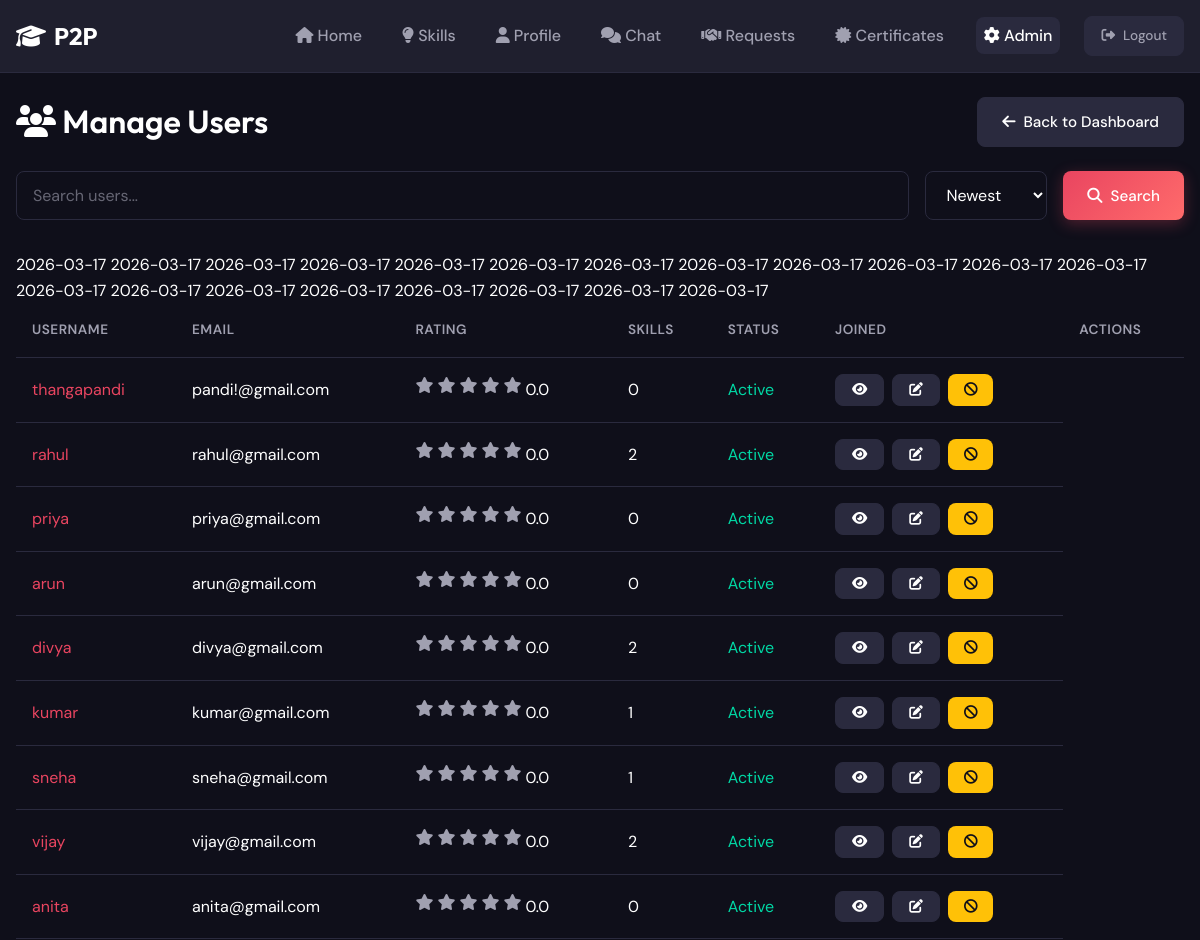
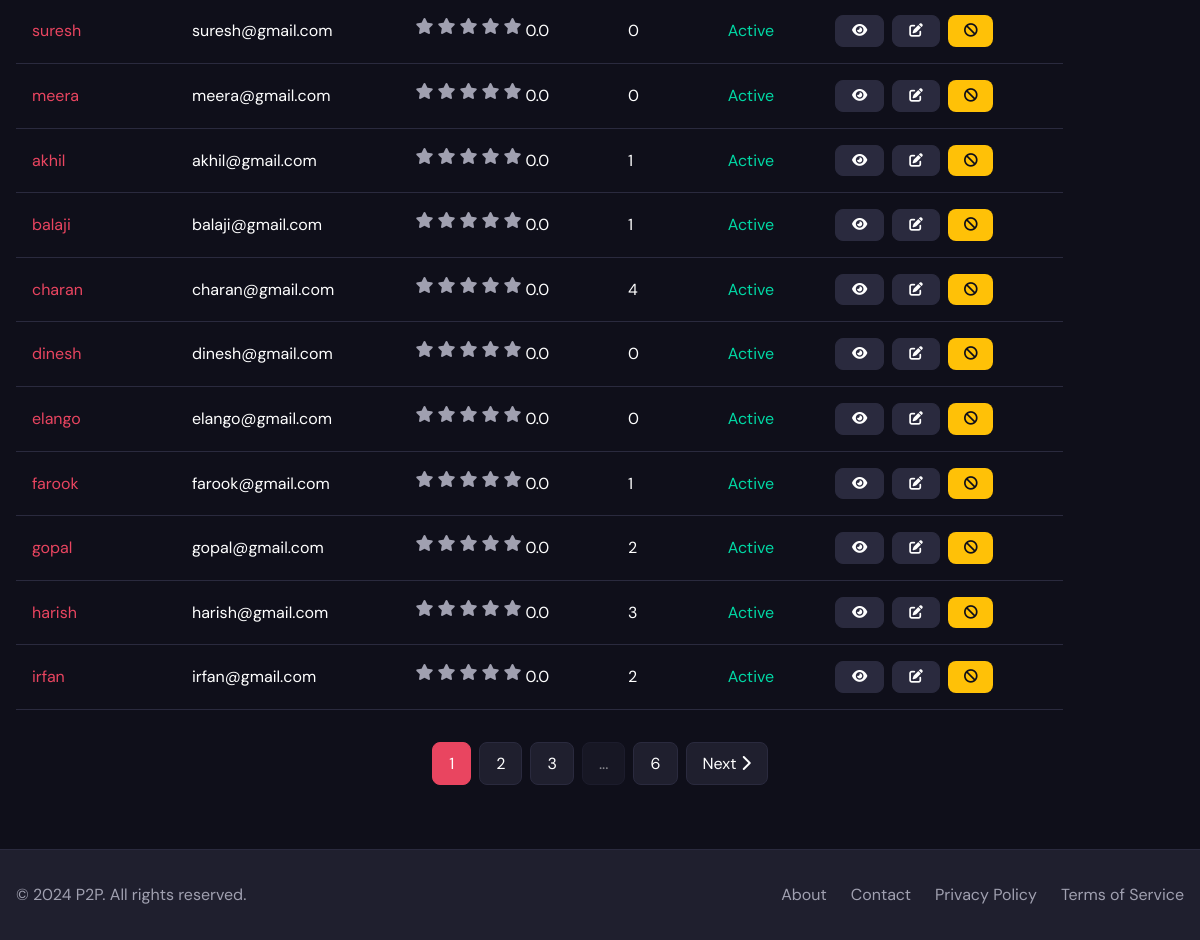
Page /admin/users (signed in) on the committed database (2 pictures, top to bottom).
### models.py (models this page shows, shortened)
class User(UserMixin, db.Model):
    __tablename__ = 'users'
    id = db.Column(db.Integer, primary_key=True)
    username = db.Column(db.String(80), unique=True, nullable=False, index=True)
    email = db.Column(db.String(120), unique=True, nullable=False, index=True)
    password_hash = db.Column(db.String(256), nullable=False)
    bio = db.Column(db.Text, default='')
    location = db.Column(db.String(120), default='')
    profile_picture = db.Column(db.String(255), default='default.png')
    signature_image = db.Column(db.String(255), nullable=True)  # Instructor signature image
    rating = db.Column(db.Float, default=0.0)
    is_admin = db.Column(db.Boolean, default=False)
    is_banned = db.Column(db.Boolean, default=False)
    created_at = db.Column(db.DateTime, default=datetime.utcnow)
    skills_offered = db.relationship('Skill', foreign_keys='Skill.user_id', backref='owner', lazy='dynamic')
    exchange_sent = db.relationship('ExchangeRequest', foreign_keys='ExchangeRequest.sender_id', backref='sender', lazy='dynamic')
    exchange_received = db.relationship('ExchangeRequest', foreign_keys='ExchangeRequest.receiver_id', backref='receiver', lazy='dynamic')
    messages_sent = db.relationship('Message', foreign_keys='Message.sender_id', backref='sender', lazy='dynamic')
    messages_received = db.relationship('Message', foreign_keys='Message.receiver_id', backref='receiver', lazy='dynamic')
    bookmarks = db.relationship('Bookmark', backref='user', lazy='dynamic', cascade='all, delete-orphan')
    reviews_given = db.relationship('Review', foreign_keys='Review.reviewer_id', backref='reviewer', lazy='dynamic')
    reviews_received = db.relationship('Review', foreign_keys='Review.reviewed_id', backref='reviewed', lazy='dynamic')
    reports_made = db.relationship('Report', foreign_keys='Report.reporter_id', backref='reporter', lazy='dynamic')
    reports_received = db.relationship('Report', foreign_keys='Report.reported_id', backref='reported', lazy='dynamic')
    @property
    def skills_count(self):
        return self.skills_offered.count()

### routes/admin.py (the view)
@admin_bp.route('/users')
@admin_required
def users():
    page = request.args.get('page', 1, type=int)
    search = request.args.get('search', '')
    sort = request.args.get('sort', 'newest')
    query = User.query
    if search:
        query = query.filter(
            (User.username.ilike(f'%{search}%')) |
            (User.email.ilike(f'%{search}%'))
        )
    if sort == 'newest':
        query = query.order_by(User.created_at.desc())
    elif sort == 'oldest':
        query = query.order_by(User.created_at.asc())
    elif sort == 'rating':
        query = query.order_by(User.rating.desc())
    elif sort == 'banned':
        query = query.filter_by(is_banned=True)
    users_list = query.paginate(page=page, per_page=20, error_out=False)
    return render_template('admin/users.html', users=users_list, search=search, sort=sort)

### routes/admin.py (called while the page is built)
def admin_required(f):
    @wraps(f)
    @login_required
    def decorated_function(*args, **kwargs):
        if not current_user.is_admin:
            flash('Admin access required.', 'danger')
            return redirect(url_for('main.index'))
        return f(*args, **kwargs)
    return decorated_function

### templates/admin/users.html (shortened to what this page needs)
{% extends "base.html" %}
{% block content %}
<div class="container mt-3">
    <div class="flex-between mb-3">
        <h1><i class="fas fa-users"></i> Manage Users</h1>
        <a href="{{ url_for('admin.dashboard') }}" class="btn btn-secondary">
            <i class="fas fa-arrow-left"></i> Back to Dashboard
        </a>
    </div>
    <div class="search-container">
        <form method="GET" action="{{ url_for('admin.users') }}" class="d-flex gap-2" style="flex-grow: 1;">
            <input type="text" name="search" class="form-control" placeholder="Search users..." value="{{ search }}">
            <select name="sort" class="form-control" style="width: 150px;">
                <option value="newest" {% if sort == 'newest' %}selected{% endif %}>Newest</option>
            </select>
            <button type="submit" class="btn btn-primary">
                <i class="fas fa-search"></i> Search
            </button>
        </form>
    </div>
    {% if users.items %}
    <div class="table-container">
        <table>
            <thead>
                <tr>
                    <th>Username</th>
                    <th>Email</th>
                    <th>Rating</th>
                    <th>Skills</th>
                    <th>Status</th>
                    <th>Joined</th>
                    <th>Actions</th>
                </tr>
            </thead>
            <tbody>
                {% for user in users.items %}
                <tr>
                    <td>
                        <a href="{{ url_for('main.user_profile', user_id=user.id) }}">{{ user.username }}</a>
                    </td>
                    <td>{{ user.email }}</td>
                    <td>
                        <div class="rating">
                            {% for i in range(5) %}
                                <i class="fas fa-star star {% if i < user.rating|int %}filled{% endif %}"></i>
                            {% endfor %}
                            <span>{{ "%.1f"|format(user.rating) }}</span>
                        </div>
                    </td>
                    <td>{{ user.skills_count }}</td>
                    <td>
                        {% if user.is_banned %}
                        <span class="text-danger">Banned</span>
                        {% else %}
                        <span class="text-success">Active</span>
                        {% endif %}
                    </td>
                    <td>
                        <div class="table-actions">
                            <a href="{{ url_for('admin.user_detail', user_id=user.id) }}" class="btn btn-secondary btn-sm">
                                <i class="fas fa-eye"></i>
                            </a>
                            <a href="{{ url_for('admin.edit_user', user_id=user.id) }}" class="btn btn-secondary btn-sm">
                                <i class="fas fa-edit"></i>
                            </a>
                            {% if not user.is_admin %}
                            {% if user.is_banned %}
                            <a href="{{ url_for('admin.unban_user', user_id=user.id) }}" class="btn btn-success btn-sm">
                                <i class="fas fa-unlock"></i>
                            </a>
                            {% else %}
                            <a href="{{ url_for('admin.ban_user', user_id=user.id) }}" class="btn btn-warning btn-sm">
                                <i class="fas fa-ban"></i>
                            </a>
                            {% endif %}
                            {% endif %}
                        </div>
                    </td>
                </tr>
                {% endfor %}
            </tbody>
        </table>
    </div>
    {% if users.pages > 1 %}
    <div class="pagination">
        {% for page_num in users.iter_pages(left_edge=1, right_edge=1, left_current=2, right_current=2) %}
            {% if page_num %}
                <a href="{{ url_for('admin.users', page=page_num, search=search, sort=sort) }}" class="page-item {% if page_num == users.page %}active{% endif %}">
                    {{ page_num }}
                </a>
            {% else %}
                <span class="page-item disabled">...</span>
            {% endif %}
        {% endfor %}
        {% if users.has_next %}
        <a href="{{ url_for('admin.users', page=users.next_num, search=search, sort=sort) }}" class="page-item">
            Next <i class="fas fa-chevron-right"></i>
        </a>
        {% endif %}
    </div>
    {% endif %}
    {% else %}
    <div class="empty-state">
        <div class="empty-state-icon"><i class="fas fa-users"></i></div>
        <p>No users found.</p>
    </div>
    {% endif %}
</div>
{% endblock %}

### static/css/style.css (style rules this page uses)
:root { --primary: #1a1a2e; --secondary: #16213e; --accent: #e94560; --accent-light: #ff6b6b; --success: #00d9a5; --warning: #ffc107; --danger: #dc3545; --bg: #0f0f1a; --surface: #1f1f2e; --surface-light: #2a2a3e; --text: #ffffff; --text-secondary: #a0a0b0; --border: #2a2a3e; --gradient: linear-gradient(135deg, #e94560, #ff6b6b); --shadow: 0 4px 20px rgba(0, 0, 0, 0.3); --radius: 12px; --radius-sm: 8px; }
* { margin: 0; padding: 0; box-sizing: border-box; }
body { font-family: 'DM Sans', sans-serif; background-color: var(--bg); color: var(--text); line-height: 1.6; min-height: 100vh; }
h1, h2, h3, h4, h5, h6 { font-family: 'Outfit', sans-serif; font-weight: 600; line-height: 1.3; }
a { color: var(--accent); text-decoration: none; transition: color 0.3s ease; }
.container { max-width: 1200px; margin: 0 auto; padding: 0 1rem; }
.btn { display: inline-flex; align-items: center; justify-content: center; gap: 0.5rem; padding: 0.75rem 1.5rem; border: none; border-radius: var(--radius-sm); font-family: 'DM Sans', sans-serif; font-weight: 500; font-size: 0.95rem; cursor: pointer; transition: all 0.3s ease; text-decoration: none; }
.btn-primary { background: var(--gradient); color: var(--text); box-shadow: 0 4px 15px rgba(233, 69, 96, 0.3); }
.btn-secondary { background: var(--surface-light); color: var(--text); border: 1px solid var(--border); }
.btn-warning { background: var(--warning); color: var(--bg); }
.btn-sm { padding: 0.5rem 1rem; font-size: 0.85rem; }
.form-control { width: 100%; padding: 0.75rem 1rem; background: var(--bg); border: 1px solid var(--border); border-radius: var(--radius-sm); color: var(--text); font-family: 'DM Sans', sans-serif; font-size: 1rem; transition: all 0.3s ease; }
.form-control::placeholder { color: var(--text-secondary); opacity: 0.6; }
select.form-control { cursor: pointer; }
.table-container { overflow-x: auto; }
table { width: 100%; border-collapse: collapse; }
th, td { padding: 1rem; text-align: left; border-bottom: 1px solid var(--border); }
th { font-weight: 600; color: var(--text-secondary); font-size: 0.85rem; text-transform: uppercase; letter-spacing: 0.5px; }
.table-actions { display: flex; gap: 0.5rem; }
.pagination { display: flex; justify-content: center; gap: 0.5rem; margin-top: 2rem; }
.page-item { padding: 0.5rem 1rem; background: var(--surface); border: 1px solid var(--border); border-radius: var(--radius-sm); color: var(--text); transition: all 0.3s ease; }
.page-item.active { background: var(--accent); border-color: var(--accent); }
.page-item.disabled { opacity: 0.5; pointer-events: none; }
.search-container { display: flex; gap: 1rem; margin-bottom: 2rem; flex-wrap: wrap; }
.search-container .form-control { flex-grow: 1; }
.rating { display: flex; gap: 0.25rem; }
.star { color: var(--text-secondary); }
.text-success { color: var(--success); }
.mt-3 { margin-top: 1.5rem; }
.mb-3 { margin-bottom: 1.5rem; }
.d-flex { display: flex; }
.gap-2 { gap: 1rem; }
.flex-between { display: flex; justify-content: space-between; align-items: center; }

### rows in the picture
User: username "thangapandi", email "pandi!@gmail.com", rating "0.0", skills_count "0", is_banned "Active"
User: username "rahul", email "rahul@gmail.com", rating "0.0", skills_count "2", shows "Active"
User: username "priya", email "priya@gmail.com", rating "0.0", skills_count "0", shows "Active"
User: username "arun", email "arun@gmail.com", rating "0.0", skills_count "0", shows "Active"
User: username "divya", email "divya@gmail.com", rating "0.0", skills_count "2", shows "Active"
User: username "kumar", email "kumar@gmail.com", rating "0.0", skills_count "1", shows "Active"
User: username "sneha", email "sneha@gmail.com", rating "0.0", skills_count "1", shows "Active"
User: username "vijay", email "vijay@gmail.com", rating "0.0", skills_count "2", shows "Active"
User: username "anita", email "anita@gmail.com", rating "0.0", skills_count "0", shows "Active"
User: username "suresh", email "suresh@gmail.com", rating "0.0", skills_count "0", shows "Active"
User: username "meera", email "meera@gmail.com", rating "0.0", skills_count "0", shows "Active"
User: username "akhil", email "akhil@gmail.com", rating "0.0", skills_count "1", shows "Active"
User: username "balaji", email "balaji@gmail.com", rating "0.0", skills_count "1", shows "Active"
User: username "charan", email "charan@gmail.com", rating "0.0", skills_count "4", shows "Active"
User: username "dinesh", email "dinesh@gmail.com", rating "0.0", skills_count "0", shows "Active"
User: username "elango", email "elango@gmail.com", rating "0.0", skills_count "0", shows "Active"
User: username "farook", email "farook@gmail.com", rating "0.0", skills_count "1", shows "Active"
User: username "gopal", email "gopal@gmail.com", rating "0.0", skills_count "2", shows "Active"
User: username "harish", email "harish@gmail.com", rating "0.0", skills_count "3", shows "Active"
User: username "irfan", email "irfan@gmail.com", rating "0.0", skills_count "2", shows "Active"

### other values in the picture
{{ page_num }} "1" "2" "3" "6"
